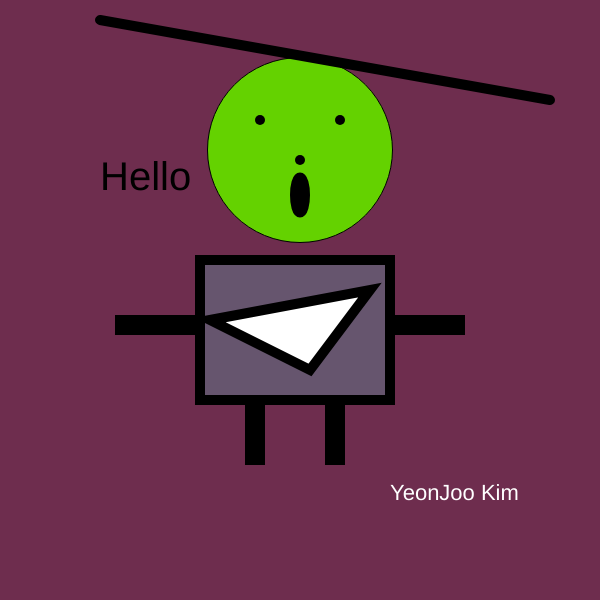
Frame 1 (no input)
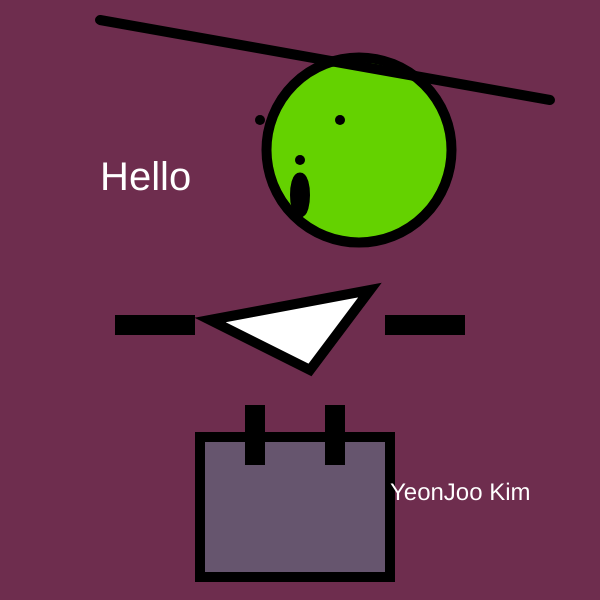
Frame 60 (no input)
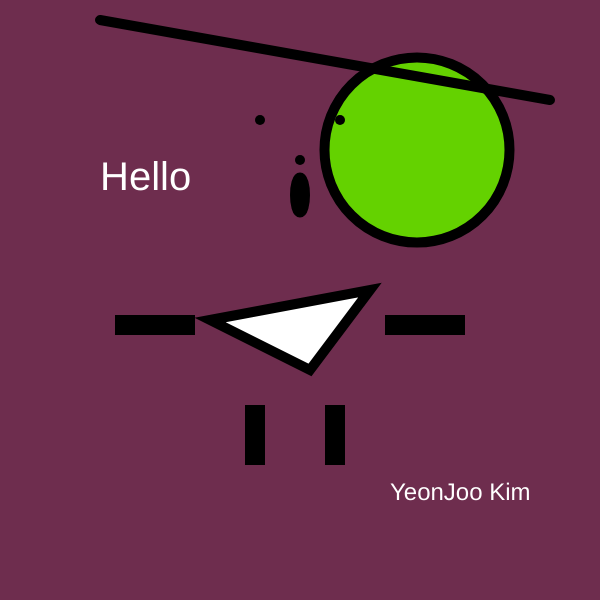
Frame 120 (the mouse pressed at the canvas centre since frame 60)

The p5.js sketch that drew these frames (run headless with seeded random() and noise() and a simulated clock; from frame 60 on, the mouse is pressed at the canvas centre):

// p5.js sketch
// ── sketch.js
var headX = 300;
var headY = 150;
var headDirection = 1;

var bodyX = 200;
var bodyY = 260;
var bodyDirection = 3;

var size = 22;
var count = 0;
var sizeDirection = 2;
function setup()

{
    createCanvas(600, 600);
}

function draw()
{
    background(110,45,78);
    textSize(40)
    text("Hello", 100,190)
    // head
    fill(100, 210, 0);
    circle(headX,headY,185);
    headX+=headDirection;
    if(headX >= 418 || headX <= 82)
    {
        headDirection *= -1;
    }
    // eyes
    strokeWeight(10);
    fill(10);
    point(260,120);
    point(340,120);

    // nose
    point(300,160);
    
    // mouth
    ellipse(300, 195, 10, 35)

    // hair
    line(550,100,100,20);
    // body
    fill(102, 85, 110);
    rect(200,bodyY,190,140);
     bodyY += bodyDirection;
    if(bodyY <= 0 || bodyY >= 490 )
    {
        bodyDirection *= 1;
    }
    // decoration
    fill(300);
    triangle(210,320,370,290,310,370)
    // right arm
    fill(220, 100, 170);
    rect(390,320,70,10);
    // left arm
    rect(120,320,70,10);
    // left leg
    rect(250,410,10,50);
    // right leg
    rect(330,410,10,50);
    
    fill(1450);
    textSize(size);
  size+= sizeDirection;
    count++;
    if(count > 5)
    {
        sizeDirection *=-1;
        count = 0;
    }
    text("YeonJoo Kim",390,500 );


}
